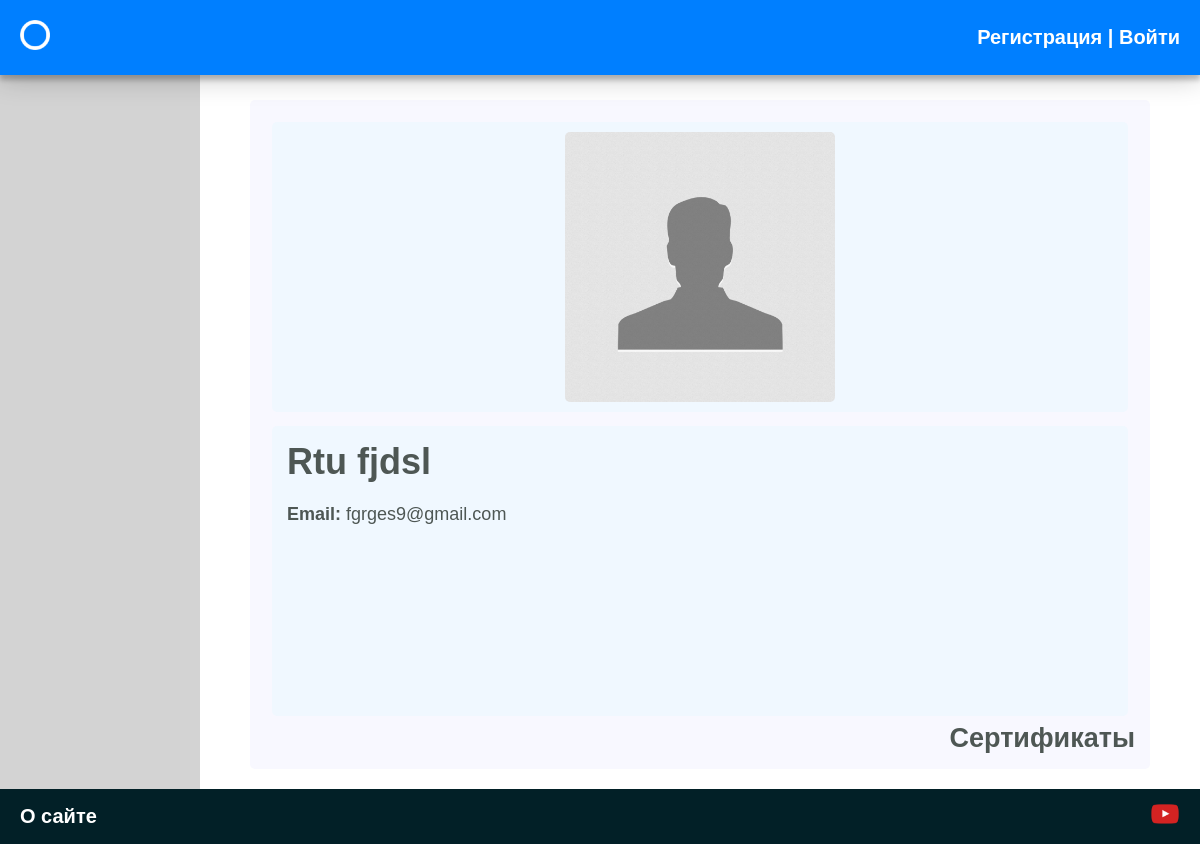
Page /profile/root on the committed database.
### myres/models.py (models this page shows, shortened)
class Myres(models.Model):
    user = models.OneToOneField(User, null=True, on_delete= models.CASCADE, related_name='profile')
    name = models.TextField(max_length=254, null=True)
    surname = models.TextField(max_length=254, null=True)
    about_me = models.TextField(blank = True)
    birthday = models.DateField(auto_now=False, auto_now_add=False, null=True, blank = True)
    mobile_number = PhoneNumberField(null = True, blank = True)
    email = models.EmailField(max_length=254, null=True)
    hobby = models.TextField(blank = True)
    education = models.TextField(blank = True)
    working_experience = models.TextField(blank = True)
    skills = models.TextField(blank = True)
    photo = models.ImageField(upload_to='photos/%Y/%m/%d/', blank = True)
    slug = models.SlugField(null = True, max_length=255, unique=True, db_index=True)
    time_create = models.DateTimeField(auto_now_add=True, verbose_name="Время создания",  null=True)

### myres/views.py (the view)
# urls.py: path('profile/<slug:user_slug>', UserProfile.as_view(), name = 'profile'),
class UserProfile(ListView):
    model = Myres
    template_name = 'myres/profile.html'
    def get_context_data(self, *, object_list=None, **kwargs):
        user_slug = self.kwargs.get('user_slug')
        context = super().get_context_data(**kwargs)
        posts = Myres.objects.get(slug = user_slug)
        context['p'] = posts
        context['title'] = f'{posts.name} {posts.surname}'
        return context

### myres/templates/myres/profile.html (shortened to what this page needs)
{% extends 'myres/base.html' %}
{% block title %}
<div class="container profile">
    <div class="row">
    <div class = "col-lg-4" style="padding:7px;">
    <div class="user-portfolio-info">
        <img class="pro_photo" src="{{ p.photo.url }}"/>
    </div>
</div>
        <div class = "col-lg-4" style="padding:7px;">
    <div class="user-portfolio-info contacts">
        <h1>{{ p.name }} {{ p.surname }}</h1><br>
        {% if p.email %}
        <p style="margin-bottom: 15px;"><b>Email:</b> {{ p.email }}</p>
        {% endif %}
    </div>
</div>
    </div>
    <div style ='text-align: right;'>
    <a href="/certificates/{{ p.user_id }}" class = cert-ref><h2>Сертификаты</h2></a>
        </div>
</div>
{% endblock %}

### myres/static/myres/css/styles.css (style rules this page uses)
* { margin:0; padding:0; box-sizing: border-box; }
html { height: 100%; }
body { height: 100%; background: #E5E4E2; }
a { text-decoration: none; }
.user-portfolio-info { display: flex; justify-content: center; padding: 10px; background: #F0F8FF; text-decoration: none; border-radius: 5px; }
.profile { display: grid; background:#F8F8FF; border-radius: 5px; padding: 15px; color: #4E5754; }
.contacts { display: flex; flex-direction: column; justify-content: left; word-wrap: break-word; min-height: 290px; padding: 15px; text-align:justify; }
.pro_photo { border-radius:5px; object-fit:cover; width:270px; height:270px; }
@media screen and (max-width: 1200px) { .pro_photo { width:100%; max-width: 270px; } }
.cert-ref { color: #4E5754; text-align: right; }

### rows in the picture
Myres: photo (placeholder picture), name "Rtu", surname "fjdsl", email "fgrges9@gmail.com"
